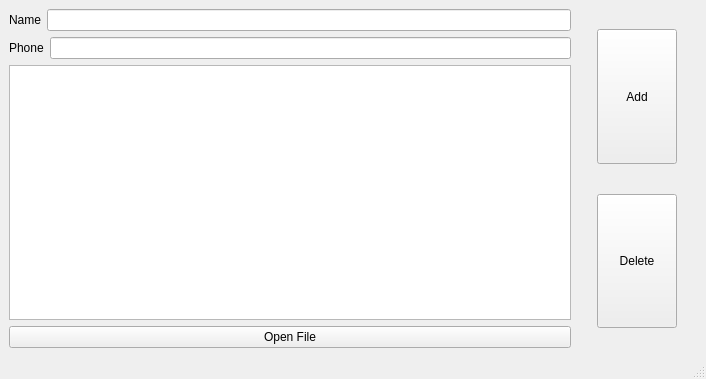
<?xml version="1.0" encoding="UTF-8"?>
<ui version="4.0">
 <class>MainWindow</class>
 <widget class="QMainWindow" name="MainWindow">
  <property name="geometry">
   <rect>
    <x>0</x>
    <y>0</y>
    <width>706</width>
    <height>379</height>
   </rect>
  </property>
  <property name="windowTitle">
   <string>MainWindow</string>
  </property>
  <widget class="QWidget" name="centralwidget">
   <layout class="QHBoxLayout" name="horizontalLayout">
    <item>
     <layout class="QVBoxLayout" name="InputAll">
      <item>
       <layout class="QVBoxLayout" name="InputFields">
        <item>
         <layout class="QHBoxLayout" name="NameField">
          <item>
           <widget class="QLabel" name="Name">
            <property name="text">
             <string>Name</string>
            </property>
           </widget>
          </item>
          <item>
           <widget class="QLineEdit" name="NameInput"/>
          </item>
         </layout>
        </item>
        <item>
         <layout class="QHBoxLayout" name="PhoneField">
          <item>
           <widget class="QLabel" name="Phone">
            <property name="text">
             <string>Phone</string>
            </property>
           </widget>
          </item>
          <item>
           <widget class="QLineEdit" name="PhoneInput"/>
          </item>
         </layout>
        </item>
       </layout>
      </item>
      <item>
       <widget class="QTextEdit" name="DataOut">
        <property name="enabled">
         <bool>true</bool>
        </property>
       </widget>
      </item>
      <item>
       <widget class="QPushButton" name="Open_File">
        <property name="enabled">
         <bool>true</bool>
        </property>
        <property name="sizePolicy">
         <sizepolicy hsizetype="Preferred" vsizetype="Preferred">
          <horstretch>0</horstretch>
          <verstretch>0</verstretch>
         </sizepolicy>
        </property>
        <property name="minimumSize">
         <size>
          <width>0</width>
          <height>0</height>
         </size>
        </property>
        <property name="text">
         <string>Open File</string>
        </property>
        <property name="autoDefault">
         <bool>false</bool>
        </property>
        <property name="flat">
         <bool>false</bool>
        </property>
       </widget>
      </item>
     </layout>
    </item>
    <item>
     <layout class="QVBoxLayout" name="Buttons" stretch="0,0">
      <property name="spacing">
       <number>30</number>
      </property>
      <property name="sizeConstraint">
       <enum>QLayout::SetMaximumSize</enum>
      </property>
      <property name="leftMargin">
       <number>20</number>
      </property>
      <property name="topMargin">
       <number>20</number>
      </property>
      <property name="rightMargin">
       <number>20</number>
      </property>
      <property name="bottomMargin">
       <number>20</number>
      </property>
      <item>
       <widget class="QPushButton" name="Add">
        <property name="sizePolicy">
         <sizepolicy hsizetype="Preferred" vsizetype="Preferred">
          <horstretch>0</horstretch>
          <verstretch>0</verstretch>
         </sizepolicy>
        </property>
        <property name="minimumSize">
         <size>
          <width>0</width>
          <height>0</height>
         </size>
        </property>
        <property name="text">
         <string>Add</string>
        </property>
       </widget>
      </item>
      <item>
       <widget class="QPushButton" name="Delete">
        <property name="sizePolicy">
         <sizepolicy hsizetype="Preferred" vsizetype="Preferred">
          <horstretch>0</horstretch>
          <verstretch>0</verstretch>
         </sizepolicy>
        </property>
        <property name="minimumSize">
         <size>
          <width>0</width>
          <height>0</height>
         </size>
        </property>
        <property name="text">
         <string>Delete</string>
        </property>
       </widget>
      </item>
     </layout>
    </item>
   </layout>
  </widget>
  <widget class="QMenuBar" name="menubar">
   <property name="geometry">
    <rect>
     <x>0</x>
     <y>0</y>
     <width>706</width>
     <height>21</height>
    </rect>
   </property>
  </widget>
  <widget class="QStatusBar" name="statusbar"/>
 </widget>
 <tabstops>
  <tabstop>NameInput</tabstop>
  <tabstop>PhoneInput</tabstop>
  <tabstop>Add</tabstop>
 </tabstops>
 <resources/>
 <connections/>
</ui>
